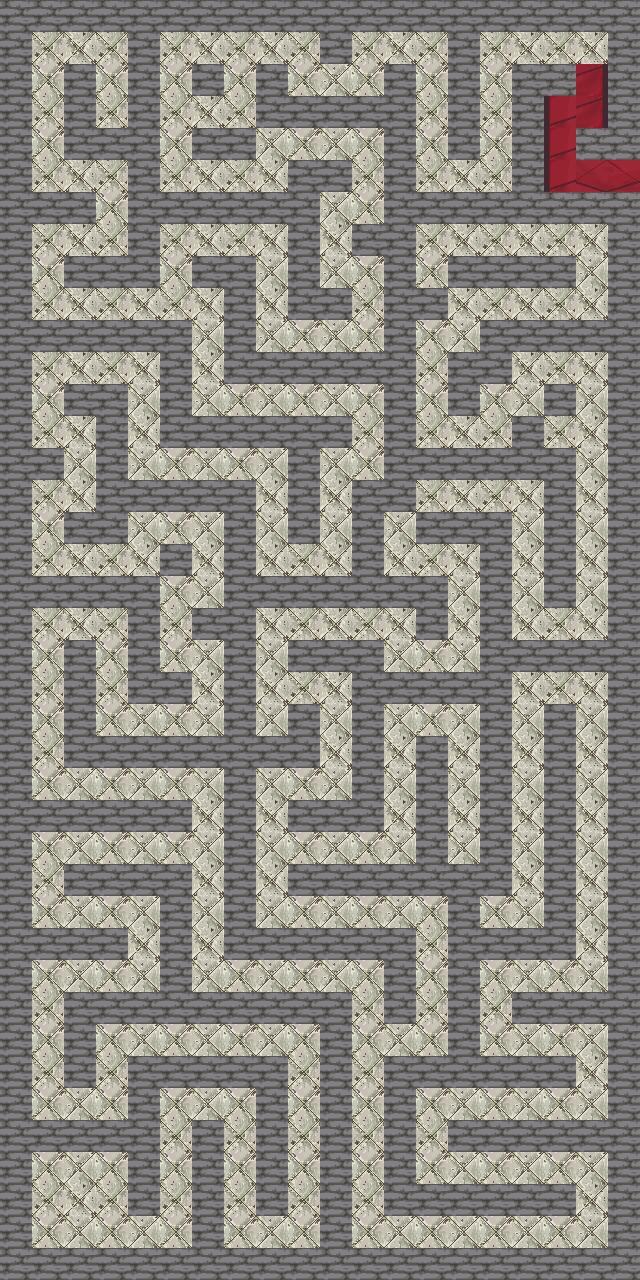

Tiled map render using the project's own tile images. Description and the map definition, with tile-layer contents summarised, below:
An orthogonal 20x40 tile map with 32x32 px tiles, 2 tile layers (background, murs), 3 tilesets and 97 objects (95x collision, spawn, sortie labythinte).

<map version="1.8" tiledversion="1.8.0" orientation="orthogonal" renderorder="right-down" width="20" height="40" tilewidth="32" tileheight="32" infinite="0" nextlayerid="4" nextobjectid="103">
 <tileset firstgid="1" name="sol" tilewidth="32" tileheight="32" tilecount="4" columns="2">
  <image source="sol.jpg" trans="003039" width="64" height="64" />
 </tileset>
 <tileset firstgid="5" name="RPG Nature Tileset" tilewidth="32" tileheight="32" tilecount="180" columns="20">
  <image source="RPG Nature Tileset.png" trans="003039" width="641" height="288" />
 </tileset>
 <tileset firstgid="185" name="tapis" tilewidth="32" tileheight="32" tilecount="10" columns="5">
  <image source="tapis.jpg" trans="003039" width="190" height="64" />
 </tileset>
 <layer id="2" name="background" width="20" height="40">
  <data>[800 cells, 800 non-empty, 8 distinct tile ids]</data>
 </layer>
 <layer id="1" name="murs" width="20" height="40">
  <data>[800 cells, 425 non-empty, 1 distinct tile ids]</data>
 </layer>
 <objectgroup id="3" name="collisions">
  <object id="1" name="mur" type="collision" x="0" y="1248" width="640" height="32" />
  <object id="2" name="mur" type="collision" x="0" y="0" width="32" height="1280" />
  <object id="3" name="mur" type="collision" x="0" y="0" width="640" height="32" />
  <object id="4" name="mur" type="collision" x="608" y="32" width="32" height="128" />
  <object id="5" name="mur" type="collision" x="608" y="192" width="32" height="1088" />
  <object id="6" name="mur" type="collision" x="192" y="1120" width="32" height="128" />
  <object id="7" name="mur" type="collision" x="32" y="1120" width="128" height="32" />
  <object id="8" name="mur" type="collision" x="128" y="1056" width="32" height="160" />
  <object id="9" name="mur" type="collision" x="128" y="1056" width="160" height="32" />
  <object id="10" name="mur" type="collision" x="256" y="1088" width="32" height="128" />
  <object id="11" name="mur" type="collision" x="320" y="992" width="32" height="256" />
  <object id="12" name="mur" type="collision" x="64" y="992" width="288" height="32" />
  <object id="13" name="mur" type="collision" x="64" y="1024" width="32" height="64" />
  <object id="14" name="mur" type="collision" x="160" y="864" width="32" height="128" />
  <object id="15" name="mur" type="collision" x="64" y="864" width="96" height="32" />
  <object id="16" name="mur" type="collision" x="32" y="928" width="96" height="32" />
  <object id="17" name="mur" type="collision" x="384" y="1056" width="32" height="160" />
  <object id="18" name="mur" type="collision" x="416" y="1184" width="160" height="32" />
  <object id="19" name="mur" type="collision" x="448" y="1120" width="160" height="32" />
  <object id="20" name="mur" type="collision" x="416" y="1056" width="160" height="32" />
  <object id="21" name="mur" type="collision" x="448" y="864" width="32" height="192" />
  <object id="22" name="mur" type="collision" x="480" y="928" width="96" height="32" />
  <object id="23" name="mur" type="collision" x="512" y="992" width="96" height="32" />
  <object id="24" name="mur" type="collision" x="384" y="928" width="32" height="96" />
  <object id="27" name="mur" type="collision" x="224" y="928" width="192" height="32" />
  <object id="29" name="mur" type="collision" x="224" y="512" width="32" height="416" />
  <object id="30" name="mur" type="collision" x="96" y="480" width="160" height="32" />
  <object id="31" name="mur" type="collision" x="160" y="544" width="32" height="32" />
  <object id="32" name="mur" type="collision" x="64" y="576" width="96" height="32" />
  <object id="33" name="mur" type="collision" x="32" y="576" width="32" height="32" />
  <object id="34" name="mur" type="collision" x="128" y="608" width="32" height="96" />
  <object id="35" name="mur" type="collision" x="160" y="672" width="32" height="32" />
  <object id="36" name="mur" type="collision" x="64" y="640" width="32" height="128" />
  <object id="37" name="mur" type="collision" x="96" y="736" width="192" height="32" />
  <object id="38" name="mur" type="collision" x="288" y="704" width="32" height="64" />
  <object id="39" name="mur" type="collision" x="64" y="800" width="128" height="32" />
  <object id="40" name="mur" type="collision" x="32" y="800" width="32" height="32" />
  <object id="41" name="mur" type="collision" x="32" y="448" width="32" height="32" />
  <object id="42" name="mur" type="collision" x="64" y="512" width="64" height="32" />
  <object id="43" name="mur" type="collision" x="64" y="384" width="64" height="32" />
  <object id="44" name="mur" type="collision" x="96" y="416" width="32" height="64" />
  <object id="45" name="mur" type="collision" x="32" y="320" width="160" height="32" />
  <object id="46" name="mur" type="collision" x="160" y="352" width="32" height="96" />
  <object id="47" name="mur" type="collision" x="192" y="416" width="160" height="32" />
  <object id="49" name="mur" type="collision" x="288" y="448" width="32" height="96" />
  <object id="50" name="mur" type="collision" x="256" y="576" width="192" height="32" />
  <object id="51" name="mur" type="collision" x="416" y="608" width="32" height="32" />
  <object id="52" name="mur" type="collision" x="192" y="608" width="32" height="32" />
  <object id="53" name="mur" type="collision" x="288" y="640" width="96" height="32" />
  <object id="54" name="mur" type="collision" x="352" y="672" width="160" height="32" />
  <object id="55" name="mur" type="collision" x="480" y="736" height="32" />
  <object id="56" name="mur" type="collision" x="480" y="512" width="32" height="384" />
  <object id="57" name="mur" type="collision" x="448" y="512" width="32" height="32" />
  <object id="58" name="mur" type="collision" x="416" y="512" width="32" height="32" />
  <object id="59" name="mur" type="collision" x="352" y="480" width="32" height="96" />
  <object id="60" name="mur" type="collision" x="384" y="64" width="32" height="448" />
  <object id="61" name="mur" type="collision" x="256" y="96" width="128" height="32" />
  <object id="62" name="mur" type="collision" x="256" y="64" width="32" height="32" />
  <object id="63" name="mur" type="collision" x="192" y="64" width="32" height="32" />
  <object id="64" name="mur" type="collision" x="192" y="128" width="64" height="32" />
  <object id="65" name="mur" type="collision" x="288" y="160" width="64" height="32" />
  <object id="66" name="mur" type="collision" x="288" y="192" width="32" height="128" />
  <object id="67" name="mur" type="collision" x="320" y="288" width="32" height="32" />
  <object id="68" name="mur" type="collision" x="352" y="224" width="32" height="32" />
  <object id="69" name="mur" type="collision" x="416" y="288" width="32" height="32" />
  <object id="70" name="mur" type="collision" x="448" y="256" width="128" height="32" />
  <object id="71" name="mur" type="collision" x="480" y="320" width="128" height="32" />
  <object id="72" name="mur" type="collision" x="480" y="352" width="32" height="32" />
  <object id="73" name="mur" type="collision" x="480" y="352" height="32" />
  <object id="74" name="mur" type="collision" x="448" y="352" width="32" height="64" />
  <object id="75" name="mur" type="collision" x="544" y="384" width="32" height="32" />
  <object id="76" name="mur" type="collision" x="416" y="448" width="160" height="32" />
  <object id="77" name="mur" type="collision" x="544" y="480" width="32" height="128" />
  <object id="78" name="mur" type="collision" x="512" y="640" width="96" height="32" />
  <object id="79" name="mur" type="collision" x="544" y="704" width="32" height="224" />
  <object id="80" name="mur" type="collision" x="288" y="864" width="160" height="32" />
  <object id="81" name="mur" type="collision" x="416" y="736" width="32" height="128" />
  </objectgroup>
</map>
<!-- 20 of 97 objects omitted -->
